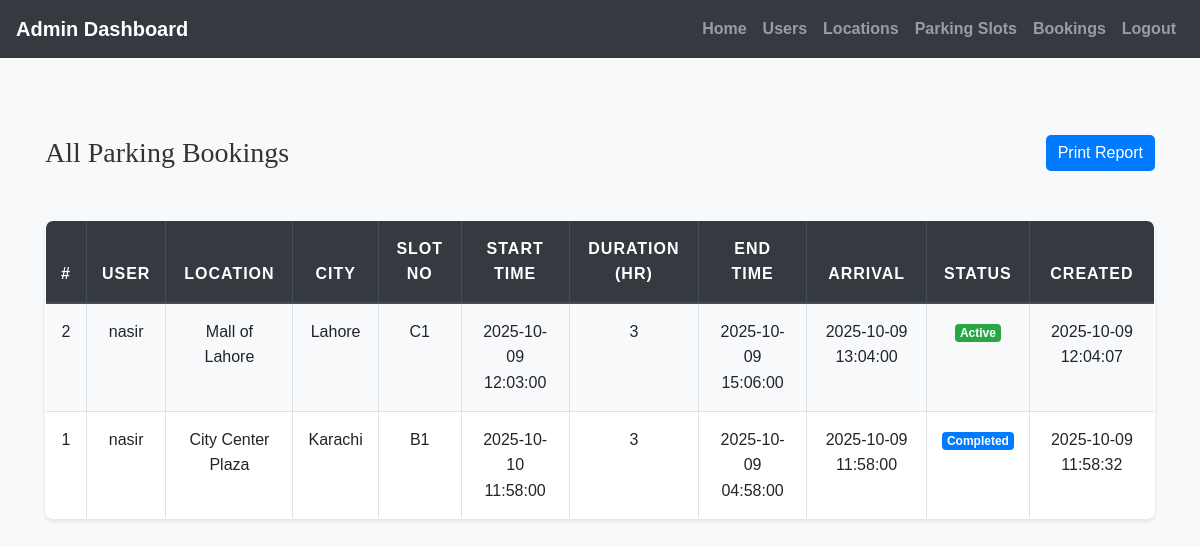
Screenshot of /admin/view_bookings.php (signed in) with the database file from the repository.
### tables this page shows
CREATE TABLE `bookings` (
  `booking_id` int(11) NOT NULL,
  `user_id` int(11) NOT NULL,
  `slot_id` int(11) NOT NULL,
  `location_id` int(11) NOT NULL,
  `start_time` datetime NOT NULL,
  `duration` int(11) NOT NULL,
  `end_time` datetime NOT NULL,
  `status` enum('active','completed','cancelled') NOT NULL DEFAULT 'active',
  `estimated_arrival_time` datetime DEFAULT NULL,
  `created_at` datetime NOT NULL DEFAULT current_timestamp()
);

CREATE TABLE `users` (
  `id` int(11) NOT NULL,
  `username` varchar(50) NOT NULL,
  `password` varchar(255) NOT NULL,
  `email` varchar(100) NOT NULL,
  `phone` varchar(20) NOT NULL,
  `age` int(11) DEFAULT NULL,
  `full_name` varchar(255) NOT NULL,
  `bio` text DEFAULT NULL
);

CREATE TABLE `parking_locations` (
  `location_id` int(11) NOT NULL,
  `name` varchar(100) NOT NULL,
  `address` varchar(255) NOT NULL,
  `city` varchar(50) NOT NULL,
  `latitude` decimal(9,6) NOT NULL,
  `longitude` decimal(9,6) NOT NULL,
  `total_slots` int(11) NOT NULL,
  `created_at` datetime NOT NULL DEFAULT current_timestamp(),
  `updated_at` datetime NOT NULL DEFAULT current_timestamp() ON UPDATE current_timestamp()
);

CREATE TABLE `parking_slots` (
  `slot_id` int(11) NOT NULL,
  `location_id` int(11) NOT NULL,
  `slot_number` varchar(10) NOT NULL,
  `status` enum('available','occupied','reserved') NOT NULL DEFAULT 'available',
  `updated_at` datetime NOT NULL DEFAULT current_timestamp() ON UPDATE current_timestamp()
);

### admin/view_bookings.php (the view, shortened to what this page needs)
<?php
include('config.php');
$sql = "
    SELECT
        b.booking_id,
        u.username AS user_name,
        u.email AS user_email,
        l.name AS location_name,
        l.city AS location_city,
        s.slot_number,
        b.start_time,
        b.duration,
        b.end_time,
        b.estimated_arrival_time,
        b.status,
        b.created_at
    FROM Bookings b
    JOIN Users u ON b.user_id = u.id
    JOIN Parking_Locations l ON b.location_id = l.location_id
    JOIN Parking_Slots s ON b.slot_id = s.slot_id
    ORDER BY b.created_at DESC
";
$result = $conn->query($sql);
?>
<!DOCTYPE html>
<html lang="en">
<head>
    <link rel="stylesheet" href="https://maxcdn.bootstrapcdn.com/bootstrap/4.5.2/css/bootstrap.min.css">
    <link rel="stylesheet" href="../css/style.css">
</head>
<body>
<?php include('admin_navbar.php'); ?>
<div class="container mt-5">
    <div class="d-flex justify-content-between align-items-center mb-3">
        <h3>All Parking Bookings</h3>
        <button class="btn btn-primary no-print" onclick="window.print()">Print Report</button>
    </div>
    <?php if ($result->num_rows > 0): ?>
        <table class="table table-bordered table-striped">
            <thead class="thead-dark">
                <tr>
                    <th>#</th>
                    <th>User</th>
                    <th>Location</th>
                    <th>City</th>
                    <th>Slot No</th>
                    <th>Start Time</th>
                    <th>Duration (hr)</th>
                    <th>End Time</th>
                    <th>Arrival</th>
                    <th>Status</th>
                    <th>Created</th>
                </tr>
            </thead>
            <tbody>
                <?php while ($row = $result->fetch_assoc()) { ?>
                    <tr>
                        <td><?php echo $row['booking_id']; ?></td>
                        <td><?php echo htmlspecialchars($row['user_name']); ?></td>
                        <td><?php echo htmlspecialchars($row['location_name']); ?></td>
                        <td><?php echo htmlspecialchars($row['location_city']); ?></td>
                        <td><?php echo htmlspecialchars($row['slot_number']); ?></td>
                        <td><?php echo htmlspecialchars($row['start_time']); ?></td>
                        <td><?php echo htmlspecialchars($row['duration']); ?></td>
                        <td><?php echo htmlspecialchars($row['end_time']); ?></td>
                        <td><?php echo $row['estimated_arrival_time'] ? htmlspecialchars($row['estimated_arrival_time']) : '—'; ?></td>
                        <td>
                            <?php if ($row['status'] === 'active'): ?>
                                <span class="badge badge-success">Active</span>
                            <?php elseif ($row['status'] === 'completed'): ?>
                                <span class="badge badge-primary">Completed</span>
                            <?php else: ?>
                                <span class="badge badge-danger">Cancelled</span>
                            <?php endif; ?>
                        </td>
                        <td><?php echo htmlspecialchars($row['created_at']); ?></td>
                    </tr>
                <?php } ?>
            </tbody>
        </table>
    <?php else: ?>
        <div class="alert alert-info">No bookings found.</div>
    <?php endif; ?>
</div>
</body>
</html>

### css/style.css (style rules this page uses)
body { background-color: #f8f9fa; font-family: 'Arial', sans-serif; color: #333; line-height: 1.6; }
h1, h2, h3, h4 { text-align: center; margin-top: 30px; margin-bottom: 30px; font-family: 'Georgia', serif; }
.container { margin-bottom: 40px; }
.table { width: 100%; border-collapse: collapse; margin-top: 20px; font-size: 16px; background-color: #ffffff; border-radius: 8px; overflow: hidden; box-shadow: 0 2px 4px rgba(0, 0, 0, 0.1); }
.table th, .table td { padding: 15px; border: 1px solid #dee2e6; text-align: center; }
.table thead th { background-color: #004d4d; color: white; font-weight: bold; text-transform: uppercase; letter-spacing: 1px; }
.table tbody tr:nth-child(odd) { background-color: #f8f9fa; }
.btn-primary { color: #fff; border: none; border-radius: 5px; cursor: pointer; transition: background-color 0.3s ease; }

### rows the page displays
bookings: booking_id "2", user.username "nasir", location.name "Mall of Lahore", location.city "Lahore", slot.slot_number "C1", start_time "2025-10-09 12:03:00", duration "3", end_time "2025-10-09 15:06:00", estimated_arrival_time "2025-10-09 13:04:00", status "Active", created_at "2025-10-09 12:04:07"
bookings: booking_id "1", user.username "nasir", location.name "City Center Plaza", location.city "Karachi", slot.slot_number "B1", start_time "2025-10-10 11:58:00", duration "3", end_time "2025-10-09 04:58:00", estimated_arrival_time "2025-10-09 11:58:00", status "Completed", created_at "2025-10-09 11:58:32"
